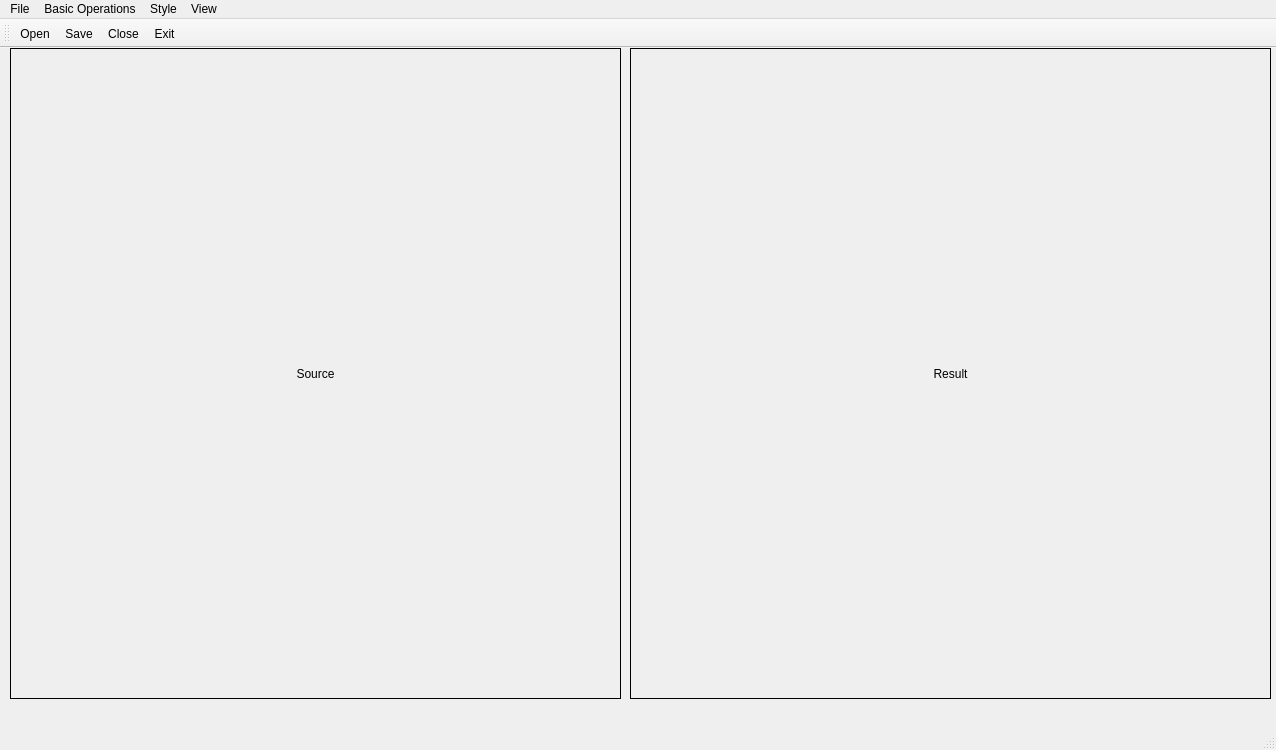
<ui version="4.0" >
 <class>MainWindow</class>
 <widget class="QMainWindow" name="MainWindow" >
  <property name="geometry" >
   <rect>
    <x>0</x>
    <y>0</y>
    <width>1276</width>
    <height>750</height>
   </rect>
  </property>
  <property name="sizePolicy" >
   <sizepolicy vsizetype="Maximum" hsizetype="Maximum" >
    <horstretch>0</horstretch>
    <verstretch>0</verstretch>
   </sizepolicy>
  </property>
  <property name="minimumSize" >
   <size>
    <width>50</width>
    <height>0</height>
   </size>
  </property>
  <property name="windowTitle" >
   <string>QArtist</string>
  </property>
  <property name="autoFillBackground" >
   <bool>false</bool>
  </property>
  <widget class="QWidget" name="centralwidget" >
   <widget class="QLabel" name="label" >
    <property name="geometry" >
     <rect>
      <x>630</x>
      <y>0</y>
      <width>641</width>
      <height>651</height>
     </rect>
    </property>
    <property name="frameShape" >
     <enum>QFrame::Box</enum>
    </property>
    <property name="text" >
     <string>Result</string>
    </property>
    <property name="textFormat" >
     <enum>Qt::AutoText</enum>
    </property>
    <property name="alignment" >
     <set>Qt::AlignCenter</set>
    </property>
   </widget>
   <widget class="QLabel" name="label_2" >
    <property name="geometry" >
     <rect>
      <x>10</x>
      <y>0</y>
      <width>611</width>
      <height>651</height>
     </rect>
    </property>
    <property name="frameShape" >
     <enum>QFrame::Box</enum>
    </property>
    <property name="text" >
     <string>Source</string>
    </property>
    <property name="textFormat" >
     <enum>Qt::AutoText</enum>
    </property>
    <property name="alignment" >
     <set>Qt::AlignCenter</set>
    </property>
   </widget>
  </widget>
  <widget class="QStatusBar" name="statusbar" />
  <widget class="QMenuBar" name="menubar" >
   <property name="geometry" >
    <rect>
     <x>0</x>
     <y>0</y>
     <width>1276</width>
     <height>21</height>
    </rect>
   </property>
   <widget class="QMenu" name="menuFile" >
    <property name="windowTitle" >
     <string>Dicom Viewer</string>
    </property>
    <property name="title" >
     <string>File</string>
    </property>
    <addaction name="actionNew" />
    <addaction name="actionOpen" />
    <addaction name="actionSave" />
    <addaction name="actionClose" />
    <addaction name="actionExit" />
   </widget>
   <widget class="QMenu" name="menuStyle" >
    <property name="title" >
     <string>Style</string>
    </property>
    <addaction name="actionNPR1" />
    <addaction name="separator" />
    <addaction name="actionNPR2_10" />
    <addaction name="actionNPR2_20" />
    <addaction name="actionNPR2_30" />
    <addaction name="separator" />
    <addaction name="actionNPR_3" />
   </widget>
   <widget class="QMenu" name="menuView" >
    <property name="title" >
     <string>View</string>
    </property>
    <addaction name="actionZoom_To_Fit" />
   </widget>
   <widget class="QMenu" name="menuBasic_Operations" >
    <property name="title" >
     <string>Basic Operations</string>
    </property>
    <addaction name="actionGuassian_Blur" />
    <addaction name="actionEdge_Detection" />
    <addaction name="actionCanny" />
    <addaction name="actionSegmentation" />
    <addaction name="actionHalftoning" />
   </widget>
   <addaction name="menuFile" />
   <addaction name="menuBasic_Operations" />
   <addaction name="menuStyle" />
   <addaction name="menuView" />
  </widget>
  <widget class="QToolBar" name="toolBar" >
   <property name="windowTitle" >
    <string>toolBar</string>
   </property>
   <property name="toolButtonStyle" >
    <enum>Qt::ToolButtonTextUnderIcon</enum>
   </property>
   <attribute name="toolBarArea" >
    <enum>TopToolBarArea</enum>
   </attribute>
   <attribute name="toolBarBreak" >
    <bool>false</bool>
   </attribute>
   <addaction name="actionOpen" />
   <addaction name="actionSave" />
   <addaction name="actionClose" />
   <addaction name="actionExit" />
  </widget>
  <action name="actionExit" >
   <property name="icon" >
    <iconset>Resource/Shutdown.png</iconset>
   </property>
   <property name="text" >
    <string>Exit</string>
   </property>
   <property name="shortcut" >
    <string>Ctrl+F4</string>
   </property>
   <property name="menuRole" >
    <enum>QAction::QuitRole</enum>
   </property>
  </action>
  <action name="actionSave" >
   <property name="icon" >
    <iconset>Resource/HD.png</iconset>
   </property>
   <property name="text" >
    <string>Save</string>
   </property>
   <property name="toolTip" >
    <string>Save</string>
   </property>
   <property name="shortcut" >
    <string>Ctrl+S</string>
   </property>
  </action>
  <action name="actionOpen" >
   <property name="icon" >
    <iconset>Resource/Folder.png</iconset>
   </property>
   <property name="text" >
    <string>Open</string>
   </property>
   <property name="toolTip" >
    <string>Open</string>
   </property>
   <property name="shortcut" >
    <string>Ctrl+O</string>
   </property>
  </action>
  <action name="actionNew" >
   <property name="icon" >
    <iconset>Resource/Blank.png</iconset>
   </property>
   <property name="text" >
    <string>New</string>
   </property>
   <property name="toolTip" >
    <string>New</string>
   </property>
  </action>
  <action name="actionClose" >
   <property name="icon" >
    <iconset>Resource/Close.png</iconset>
   </property>
   <property name="text" >
    <string>Close</string>
   </property>
   <property name="toolTip" >
    <string>Close</string>
   </property>
   <property name="shortcut" >
    <string>Ctrl+F4</string>
   </property>
  </action>
  <action name="actionGuassian_Blur" >
   <property name="text" >
    <string>Guassian Blur</string>
   </property>
  </action>
  <action name="actionEdge_Detection" >
   <property name="text" >
    <string>Edge Detection</string>
   </property>
  </action>
  <action name="actionNPR1" >
   <property name="text" >
    <string>NPR1</string>
   </property>
  </action>
  <action name="actionNPR2_10" >
   <property name="text" >
    <string>NPR2 TS 10</string>
   </property>
  </action>
  <action name="actionNPR2_20" >
   <property name="text" >
    <string>NPR2 TS 20</string>
   </property>
  </action>
  <action name="actionNPR2_30" >
   <property name="text" >
    <string>NPR2 TS 30</string>
   </property>
  </action>
  <action name="actionZoom_To_Fit" >
   <property name="checkable" >
    <bool>true</bool>
   </property>
   <property name="text" >
    <string>Zoom To Fit</string>
   </property>
   <property name="shortcut" >
    <string>Ctrl+F</string>
   </property>
  </action>
  <action name="actionCanny" >
   <property name="text" >
    <string>Canny</string>
   </property>
  </action>
  <action name="actionSegmentation" >
   <property name="text" >
    <string>Segmentation</string>
   </property>
  </action>
  <action name="actionNPR_3" >
   <property name="text" >
    <string>NPR 3</string>
   </property>
  </action>
  <action name="actionHalftoning" >
   <property name="text" >
    <string>Halftoning</string>
   </property>
  </action>
 </widget>
 <resources/>
 <connections/>
</ui>
